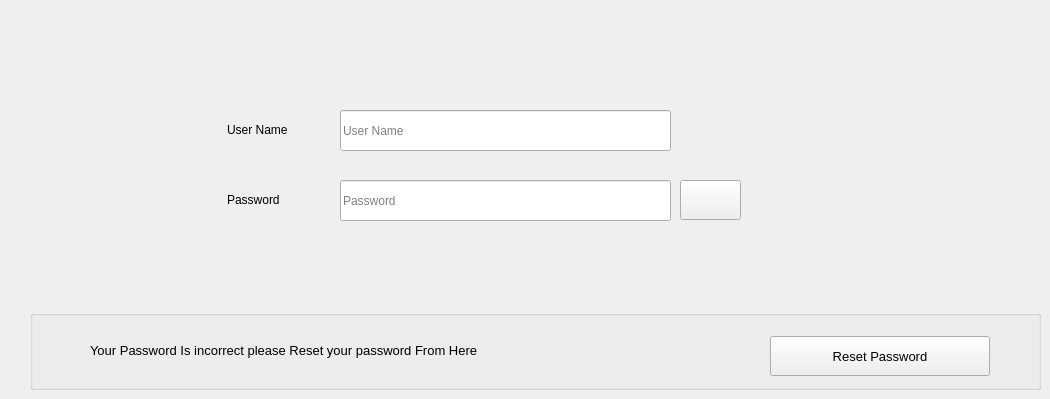
    <widget class="QWidget" name="tab_9">
     <attribute name="title">
      <string>Login</string>
     </attribute>
     <widget class="QLineEdit" name="lineEdit_41">
      <property name="geometry">
       <rect>
        <x>340</x>
        <y>110</y>
        <width>331</width>
        <height>41</height>
       </rect>
      </property>
      <property name="placeholderText">
       <string>User Name</string>
      </property>
     </widget>
     <widget class="QLineEdit" name="lineEdit_42">
      <property name="geometry">
       <rect>
        <x>340</x>
        <y>180</y>
        <width>331</width>
        <height>41</height>
       </rect>
      </property>
      <property name="echoMode">
       <enum>QLineEdit::Password</enum>
      </property>
      <property name="placeholderText">
       <string>Password</string>
      </property>
     </widget>
     <widget class="QLabel" name="label_33">
      <property name="geometry">
       <rect>
        <x>227</x>
        <y>110</y>
        <width>101</width>
        <height>40</height>
       </rect>
      </property>
      <property name="text">
       <string>User Name</string>
      </property>
     </widget>
     <widget class="QLabel" name="label_34">
      <property name="geometry">
       <rect>
        <x>227</x>
        <y>180</y>
        <width>101</width>
        <height>40</height>
       </rect>
      </property>
      <property name="text">
       <string>Password</string>
      </property>
     </widget>
     <widget class="QGroupBox" name="groupBox_8">
      <property name="geometry">
       <rect>
        <x>30</x>
        <y>310</y>
        <width>1011</width>
        <height>80</height>
       </rect>
      </property>
      <property name="font">
       <font>
        <family>MS Shell Dlg 2</family>
        <pointsize>10</pointsize>
        <weight>9</weight>
        <italic>false</italic>
        <bold>false</bold>
       </font>
      </property>
      <property name="title">
       <string/>
      </property>
      <widget class="QPushButton" name="pushButton_29">
       <property name="geometry">
        <rect>
         <x>740</x>
         <y>26</y>
         <width>220</width>
         <height>40</height>
        </rect>
       </property>
       <property name="font">
        <font>
         <family>MS Shell Dlg 2</family>
         <pointsize>10</pointsize>
         <weight>9</weight>
         <italic>false</italic>
         <bold>false</bold>
        </font>
       </property>
       <property name="styleSheet">
        <string notr="true">font: 75 10pt &quot;MS Shell Dlg 2&quot;;</string>
       </property>
       <property name="text">
        <string>Reset Password</string>
       </property>
      </widget>
      <widget class="QLabel" name="label_35">
       <property name="geometry">
        <rect>
         <x>60</x>
         <y>20</y>
         <width>561</width>
         <height>40</height>
        </rect>
       </property>
       <property name="font">
        <font>
         <family>MS Shell Dlg 2</family>
         <pointsize>10</pointsize>
         <weight>9</weight>
         <italic>false</italic>
         <bold>false</bold>
        </font>
       </property>
       <property name="text">
        <string>Your Password Is incorrect please Reset your password From Here</string>
       </property>
      </widget>
     </widget>
     <widget class="QPushButton" name="pushButton_50">
      <property name="geometry">
       <rect>
        <x>680</x>
        <y>180</y>
        <width>61</width>
        <height>40</height>
       </rect>
      </property>
      <property name="font">
       <font>
        <family>MS Shell Dlg 2</family>
        <pointsize>10</pointsize>
        <weight>9</weight>
        <italic>false</italic>
        <bold>false</bold>
       </font>
      </property>
      <property name="styleSheet">
       <string notr="true">font: 75 10pt &quot;MS Shell Dlg 2&quot;;</string>
      </property>
      <property name="text">
       <string/>
      </property>
      <property name="icon">
       <iconset>
        <normaloff>icons/ShowPass.png</normaloff>icons/ShowPass.png</iconset>
      </property>
     </widget>
    </widget>
